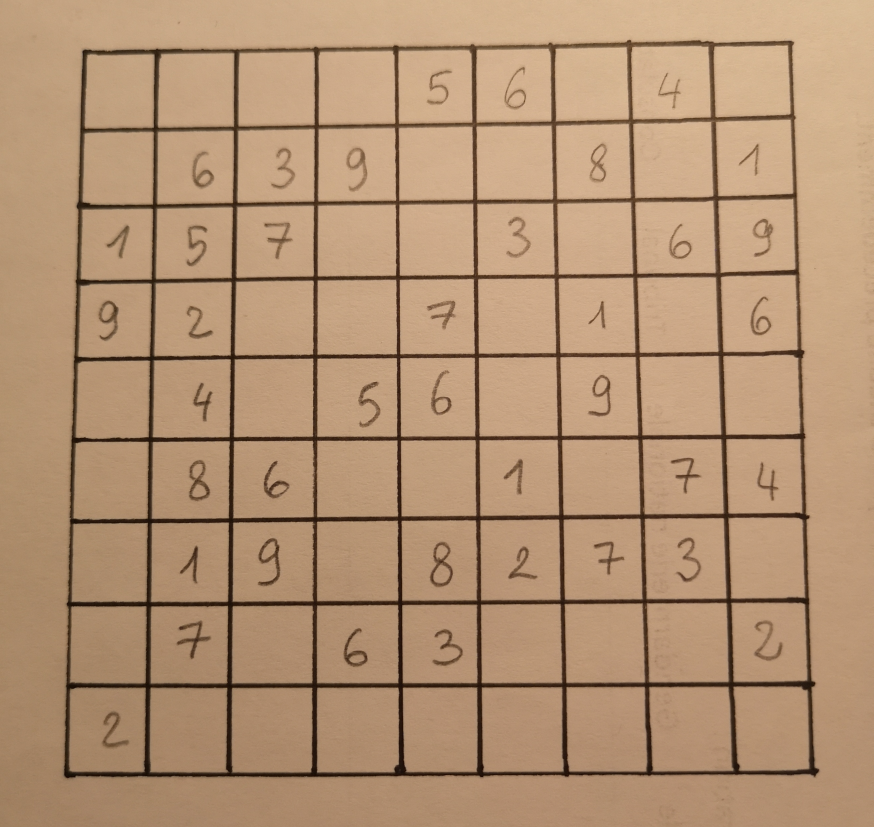
#> input picture images/perso/sudoku1mano.jpg, 2621 x 2481 px (shown at 1/3 size)
$ python -i Segmentation.py   (imports and definitions only)
#> lines starting #> are read from the running program, lines starting #| are printed output that depends on the picture; after the words box and inside, x2 and y2 are one past the last pixel; in counts of white or black regions, pixels touching at a corner belong together
import operator

import cv2
from matplotlib import pyplot as plt
import numpy as np


# [7 lines left out: function lecture_img, not called in this run]


def traitement_img(img):  # On applique ce traitement pour isoler chaque "case"
    proc = cv2.GaussianBlur(img.copy(), (9, 9), 0)

    proc = cv2.adaptiveThreshold(proc, 255, cv2.ADAPTIVE_THRESH_GAUSSIAN_C, cv2.THRESH_BINARY, 11, 2)

    proc = cv2.bitwise_not(proc, proc)

    kernel = np.array([[0., 1., 0.], [1., 1., 1.], [0., 1., 0.]], np.uint8)
    proc = cv2.dilate(proc, kernel)

    return proc


# [137 lines left out: functions segmentation, getSegmentedSudoku, sortFoundNumbers, not called in this run]

>>> import cv2
>>> picture = cv2.imread('images/perso/sudoku1mano.jpg', cv2.IMREAD_GRAYSCALE)
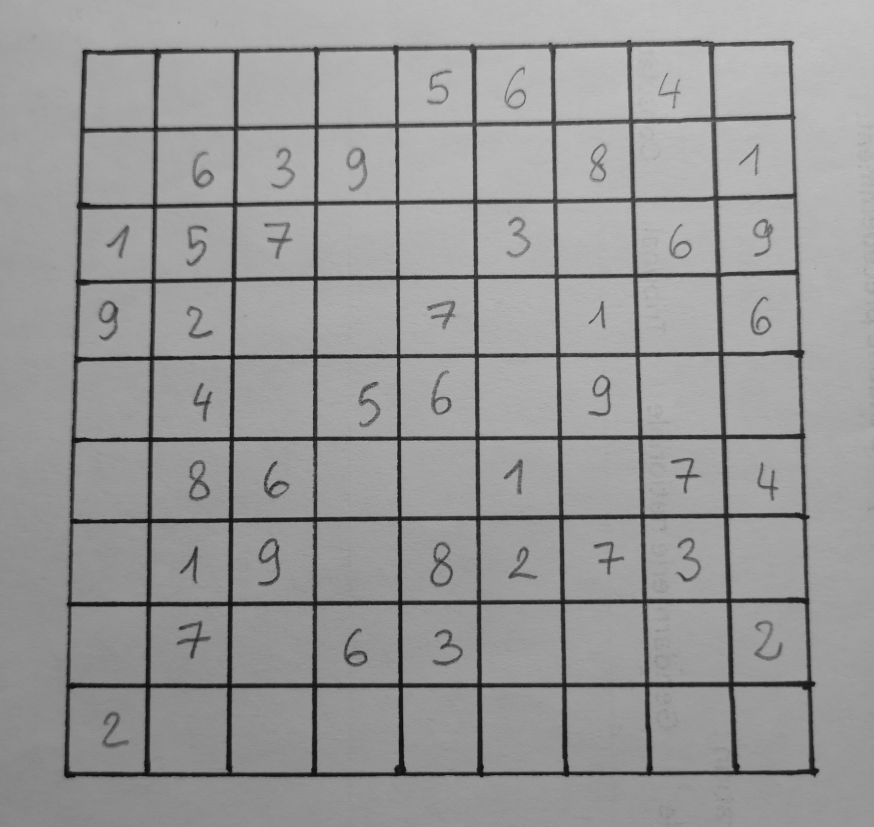
#> picture: shape (2481, 2621) (shown at 1/3 size); min 6, max 205, mean 152.6
>>> result = traitement_img(picture)
#> in traitement_img, `proc = cv2.adaptiveThreshold(proc, 255, cv2.ADAPTIVE_THRESH_GAUSSIAN_C..`:
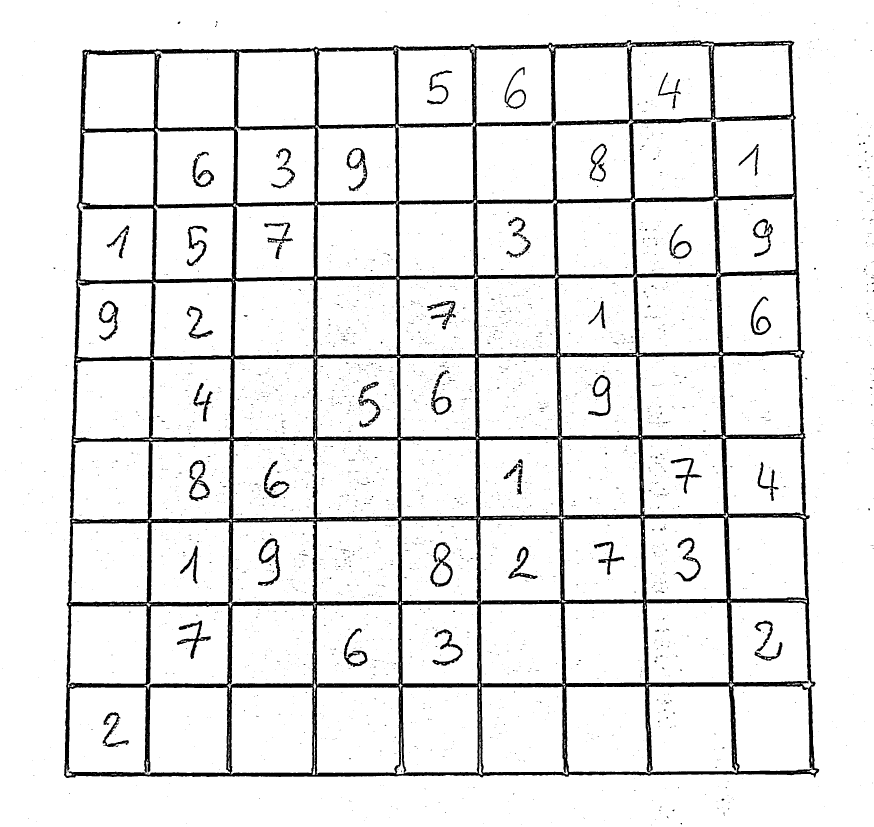
#> proc: shape (2481, 2621) (shown at 1/3 size); 91.2% white; 3463 black regions (3361 under 20 px), largest, box (x1, y1, x2, y2) and area: (192, 120, 2458, 2334) 485469, (774, 1615, 841, 1758) 2712, (1290, 1627, 1358, 1761) 2574
#> in traitement_img, `proc = cv2.bitwise_not(proc, proc)`:
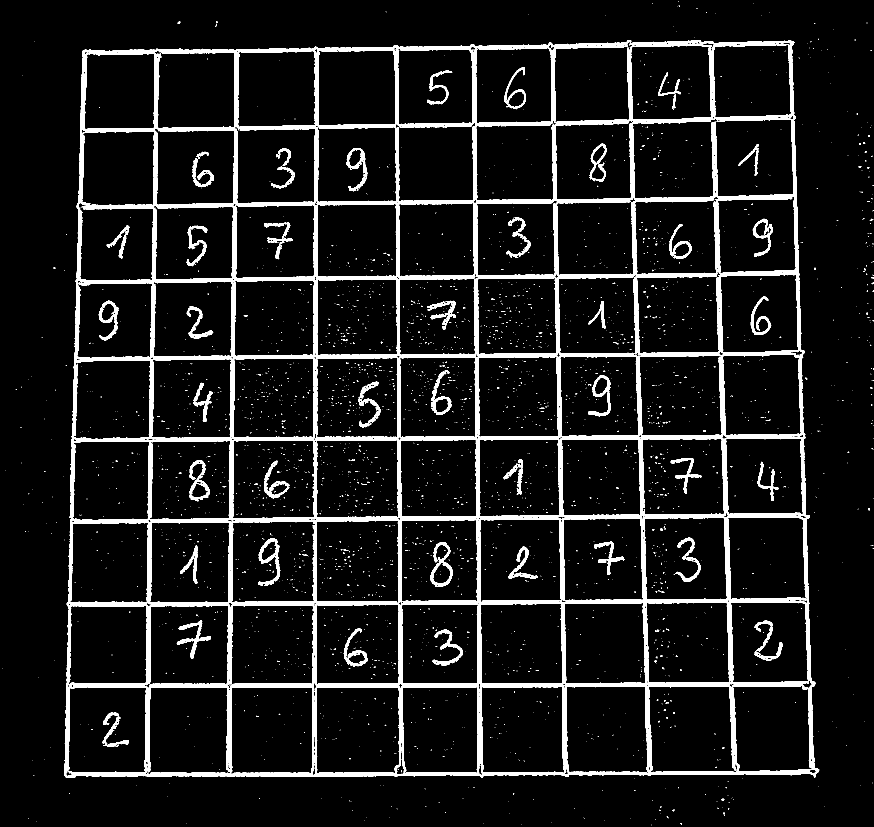
#> proc: shape (2481, 2621) (shown at 1/3 size); 8.8% white; 3463 white regions (3361 under 20 px), largest, box (x1, y1, x2, y2) and area: (192, 120, 2458, 2334) 485469, (774, 1615, 841, 1758) 2712, (1290, 1627, 1358, 1761) 2574
#> in traitement_img, `proc = cv2.dilate(proc, kernel)`:
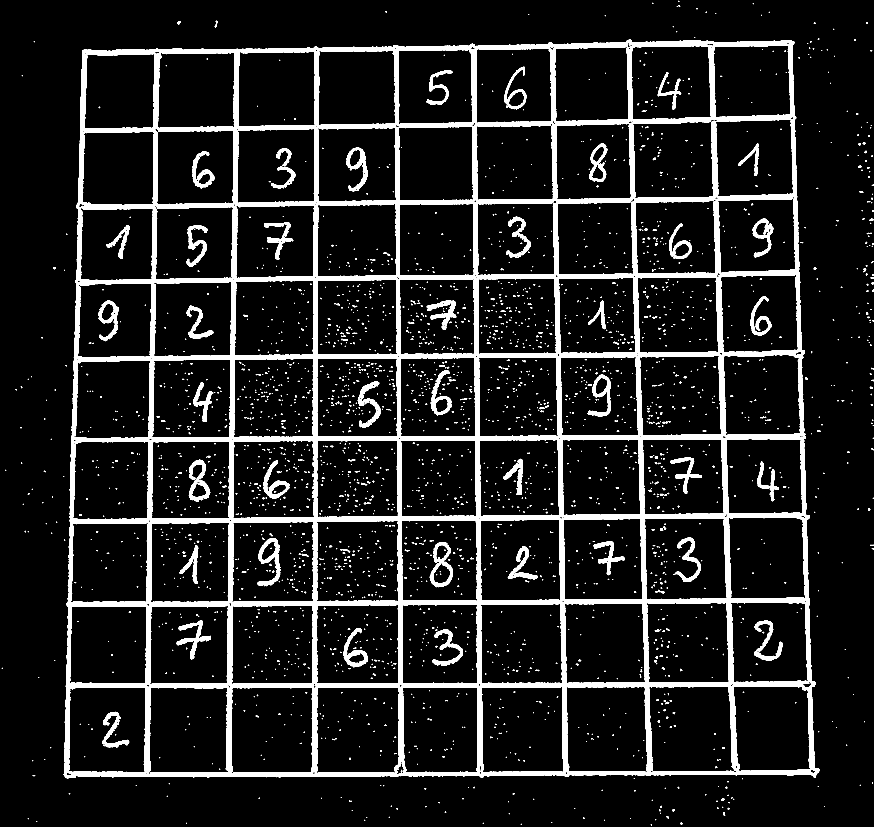
#> proc: shape (2481, 2621) (shown at 1/3 size); 10.9% white; 2921 white regions (2411 under 20 px), largest, box (x1, y1, x2, y2) and area: (191, 119, 2459, 2335) 581609, (773, 1614, 842, 1759) 3374, (1289, 1626, 1359, 1762) 3265

$ run again, on images/perso/sudoku2mano.jpg
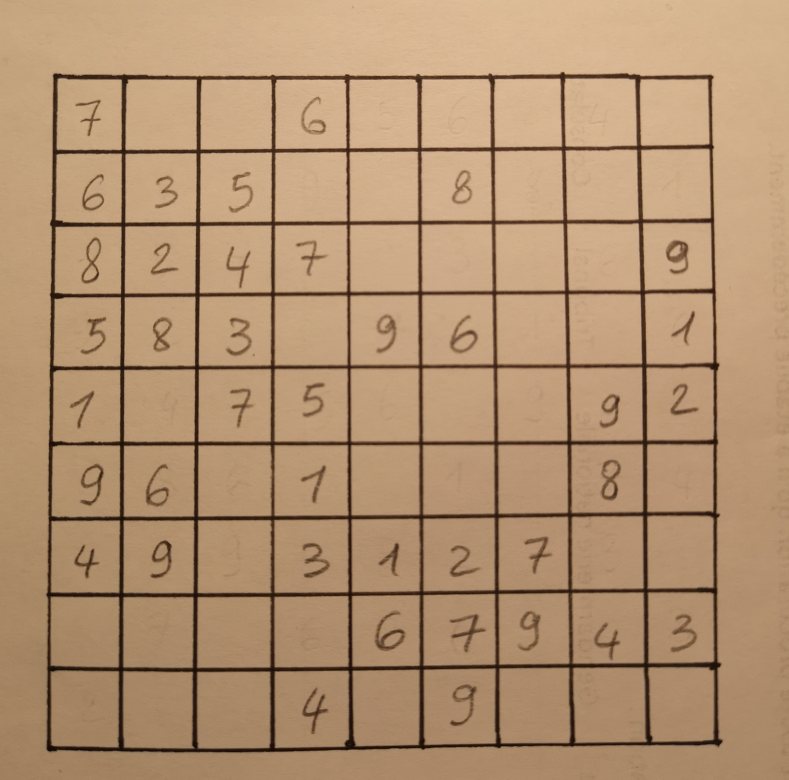
#> input picture images/perso/sudoku2mano.jpg, 2365 x 2339 px (shown at 1/3 size)
#> in traitement_img, `proc = cv2.adaptiveThreshold(proc, 255, cv2.ADAPTIVE_THRESH_GAUSSIAN_C..`:
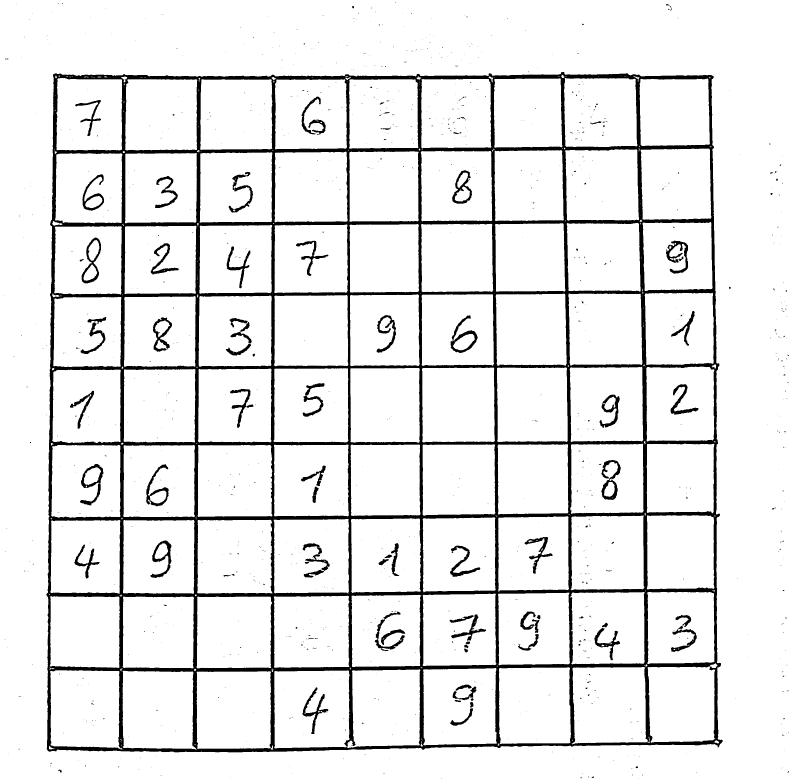
#> proc: shape (2339, 2365) (shown at 1/3 size); 91.4% white; 1204 black regions (1106 under 20 px), largest, box (x1, y1, x2, y2) and area: (139, 216, 2168, 2257) 394259, (1804, 1380, 1862, 1500) 2432, (1998, 722, 2065, 821) 2421
#> in traitement_img, `proc = cv2.dilate(proc, kernel)`:
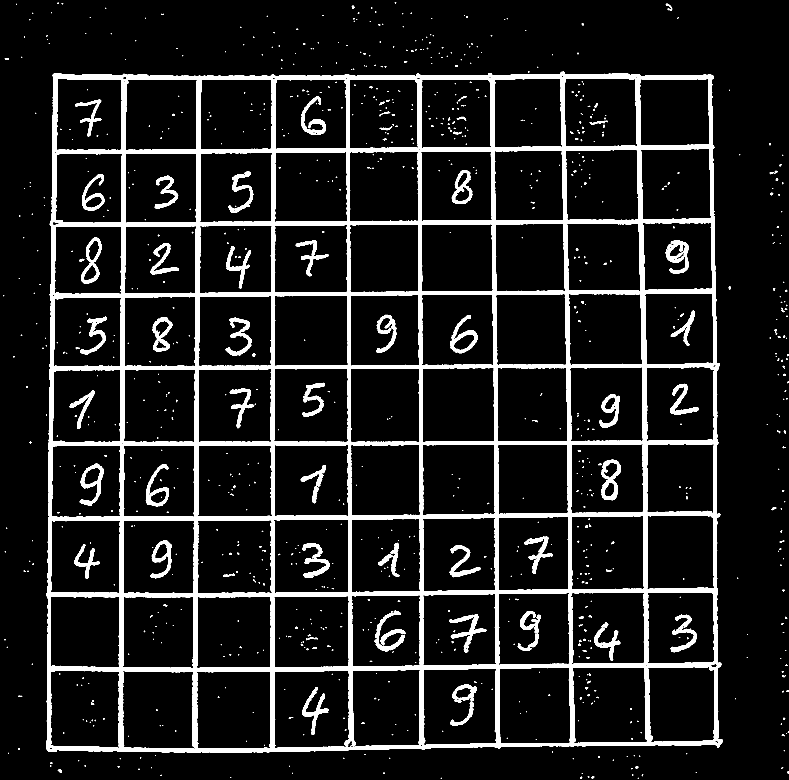
#> proc: shape (2339, 2365) (shown at 1/3 size); 10.5% white; 968 white regions (762 under 20 px), largest, box (x1, y1, x2, y2) and area: (138, 215, 2169, 2258) 472667, (1997, 721, 2066, 822) 3152, (1803, 1379, 1863, 1501) 3042

$ run again, on images/perso/sudoku3mano.jpg
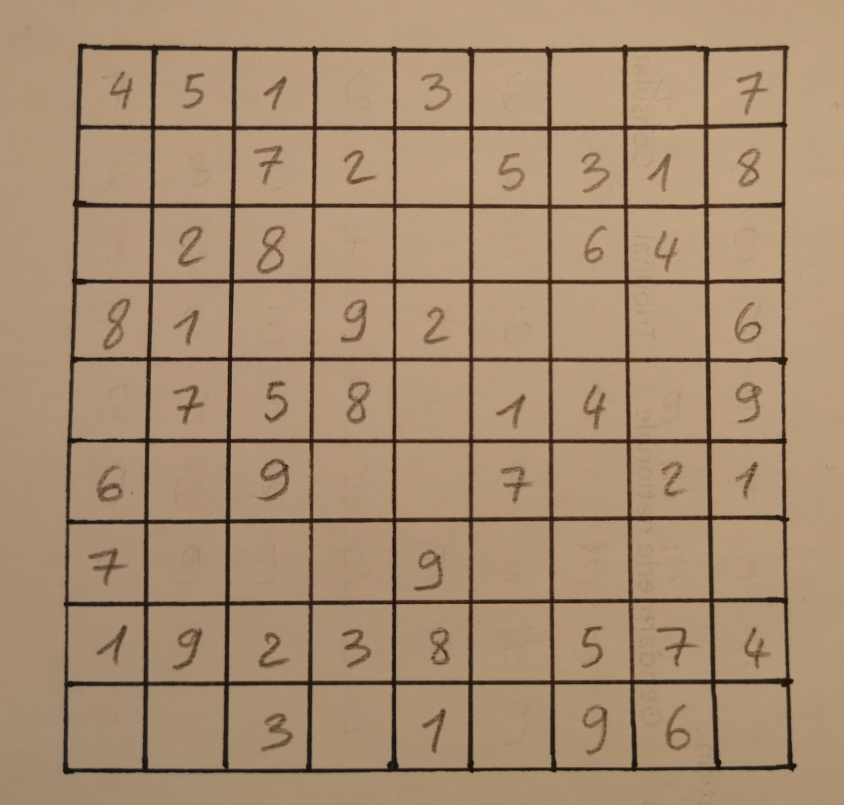
#> input picture images/perso/sudoku3mano.jpg, 2532 x 2415 px (shown at 1/3 size)
#> in traitement_img, `proc = cv2.adaptiveThreshold(proc, 255, cv2.ADAPTIVE_THRESH_GAUSSIAN_C..`:
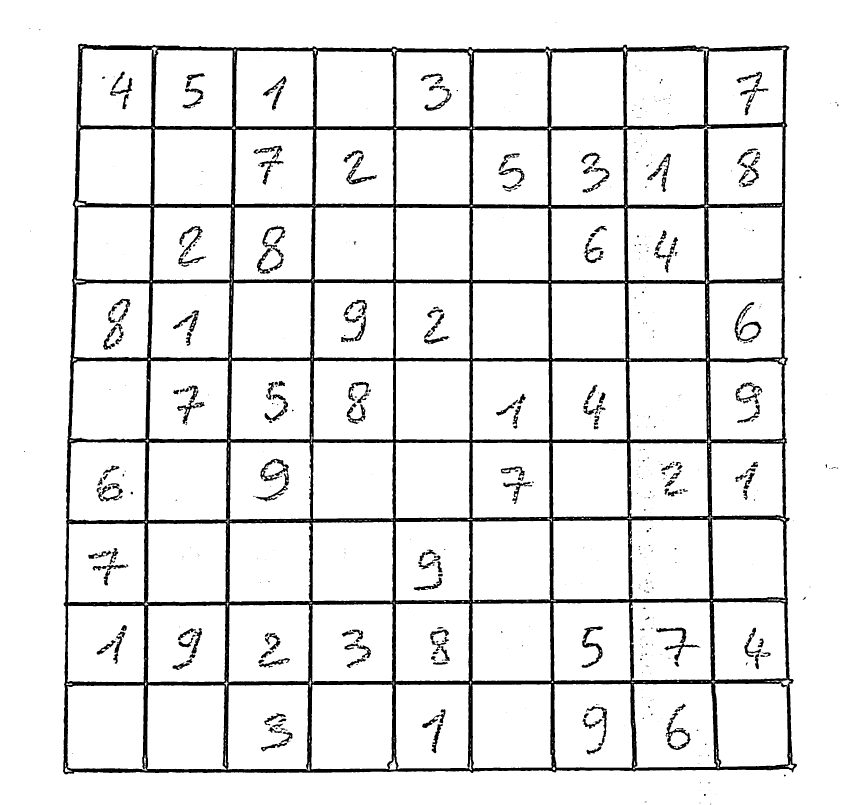
#> proc: shape (2415, 2532) (shown at 1/3 size); 90.9% white; 620 black regions (404 under 20 px), largest, box (x1, y1, x2, y2) and area: (189, 131, 2391, 2323) 458359, (1030, 899, 1101, 1023) 2162, (2204, 906, 2285, 1024) 2159
#> in traitement_img, `proc = cv2.dilate(proc, kernel)`:
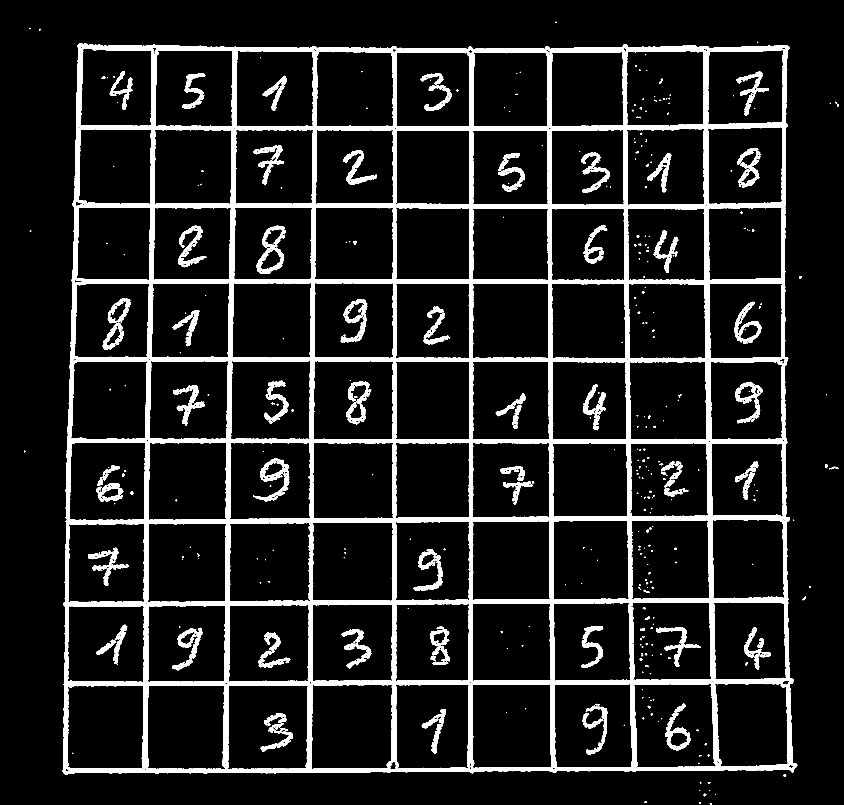
#> proc: shape (2415, 2532) (shown at 1/3 size); 11.1% white; 402 white regions (209 under 20 px), largest, box (x1, y1, x2, y2) and area: (188, 130, 2392, 2324) 547277, (769, 676, 857, 822) 4077, (759, 1375, 868, 1506) 4062

$ run again, on images/perso/sudoku4mano.jpg
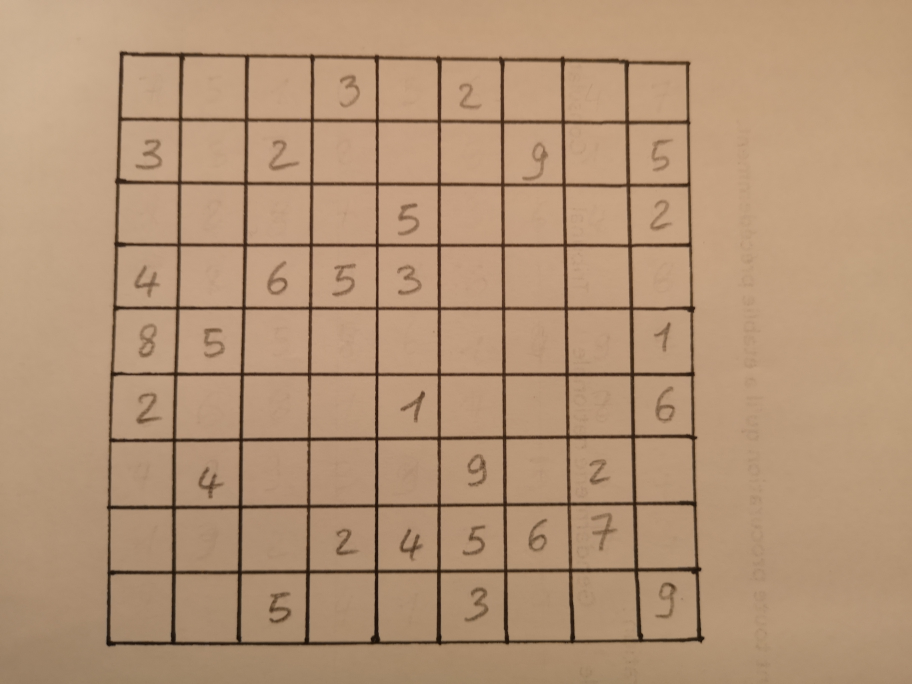
#> input picture images/perso/sudoku4mano.jpg, 3648 x 2736 px (shown at 1/4 size)
#> in traitement_img, `proc = cv2.adaptiveThreshold(proc, 255, cv2.ADAPTIVE_THRESH_GAUSSIAN_C..`:
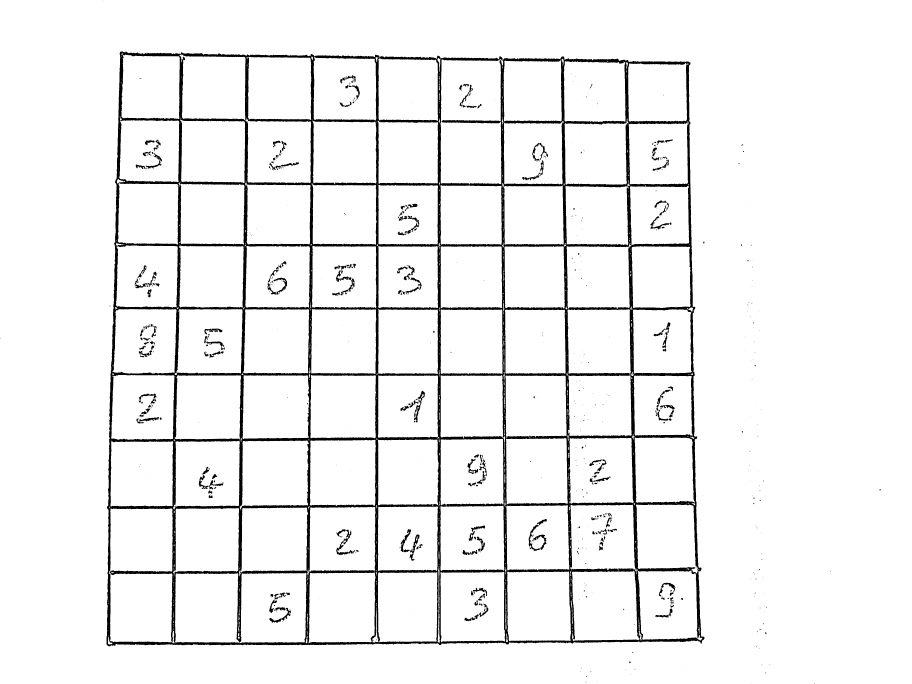
#> proc: shape (2736, 3648) (shown at 1/4 size); 94.5% white; 751 black regions (523 under 20 px), largest, box (x1, y1, x2, y2) and area: (426, 205, 2818, 2586) 485164, (1602, 2117, 1678, 2243) 2118, (2115, 2099, 2186, 2204) 1803
#> in traitement_img, `proc = cv2.dilate(proc, kernel)`:
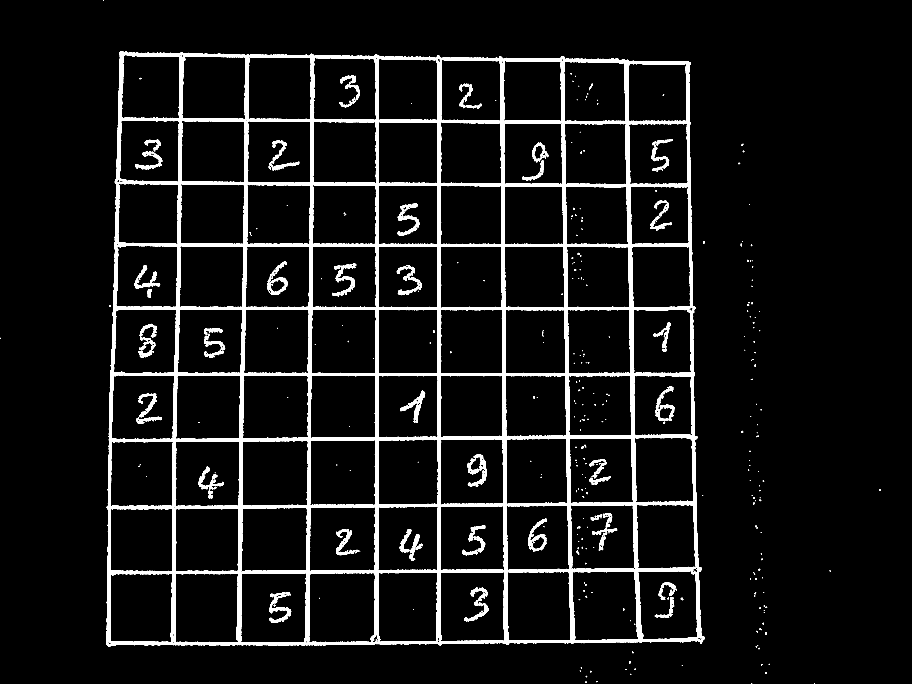
#> proc: shape (2736, 3648) (shown at 1/4 size); 6.7% white; 404 white regions (210 under 20 px), largest, box (x1, y1, x2, y2) and area: (425, 204, 2819, 2587) 585494, (1328, 1054, 1425, 1186) 3461, (1076, 2369, 1165, 2492) 3332
